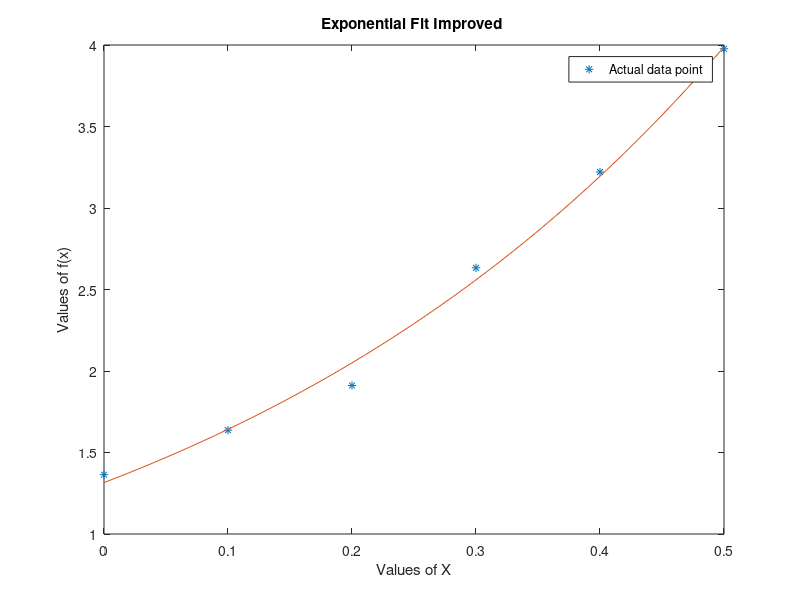

Write MATLAB code to recreate this figure.
%Data Set
clear all;
format long;

x  = [0.0, 0.1, 0.2, 0.3, 0.4, 0.5];
y = [1.364, 1.637, 1.911, 2.633, 3.221, 3.977]; 
xfit = 0:0.01:0.5;

%Trying the exponential fit as given in the text book which leads to
%modified system of equations

x2 = x.*x;
x2y = x2.*y;
xy = x.*y;
ylog = log(y);
xylogy = xy.*log(y);
ylogy = y.*log(y);

%Matrix of the above system

M = [sum(x2y) sum(xy); sum(xy) sum(y)];

%vector
V = [sum(xylogy); sum(ylogy)];

%Finding the coeff

coeff = M\V;

A = coeff(1)
B =  coeff(2)
C = exp(B)

yfit =  C * exp(A * xfit);

%Actually plotting the graph
plot(x, y, '*', xfit, yfit);
title("Exponential Fit Improved ");
xlabel("Values of X");
ylabel("Values of f(x)");

legend("Actual data point ");

